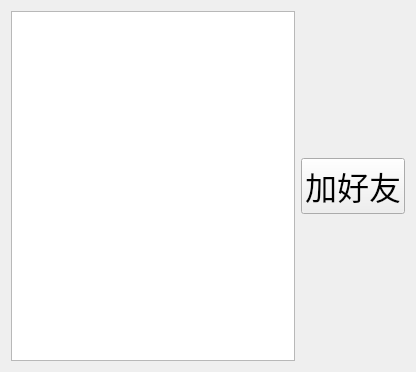
<?xml version="1.0" encoding="UTF-8"?>
<ui version="4.0">
 <class>Online</class>
 <widget class="QWidget" name="Online">
  <property name="geometry">
   <rect>
    <x>0</x>
    <y>0</y>
    <width>416</width>
    <height>372</height>
   </rect>
  </property>
  <property name="windowTitle">
   <string>Form</string>
  </property>
  <layout class="QHBoxLayout" name="horizontalLayout_2">
   <item>
    <layout class="QHBoxLayout" name="horizontalLayout">
     <item>
      <widget class="QListWidget" name="online_lw">
       <property name="font">
        <font>
         <pointsize>16</pointsize>
        </font>
       </property>
      </widget>
     </item>
     <item>
      <layout class="QVBoxLayout" name="verticalLayout">
       <item>
        <spacer name="verticalSpacer">
         <property name="orientation">
          <enum>Qt::Vertical</enum>
         </property>
         <property name="sizeHint" stdset="0">
          <size>
           <width>20</width>
           <height>40</height>
          </size>
         </property>
        </spacer>
       </item>
       <item>
        <widget class="QPushButton" name="addFriend_pb">
         <property name="font">
          <font>
           <pointsize>24</pointsize>
          </font>
         </property>
         <property name="text">
          <string>加好友</string>
         </property>
        </widget>
       </item>
       <item>
        <spacer name="verticalSpacer_2">
         <property name="orientation">
          <enum>Qt::Vertical</enum>
         </property>
         <property name="sizeHint" stdset="0">
          <size>
           <width>20</width>
           <height>40</height>
          </size>
         </property>
        </spacer>
       </item>
      </layout>
     </item>
    </layout>
   </item>
  </layout>
 </widget>
 <resources/>
 <connections/>
</ui>
